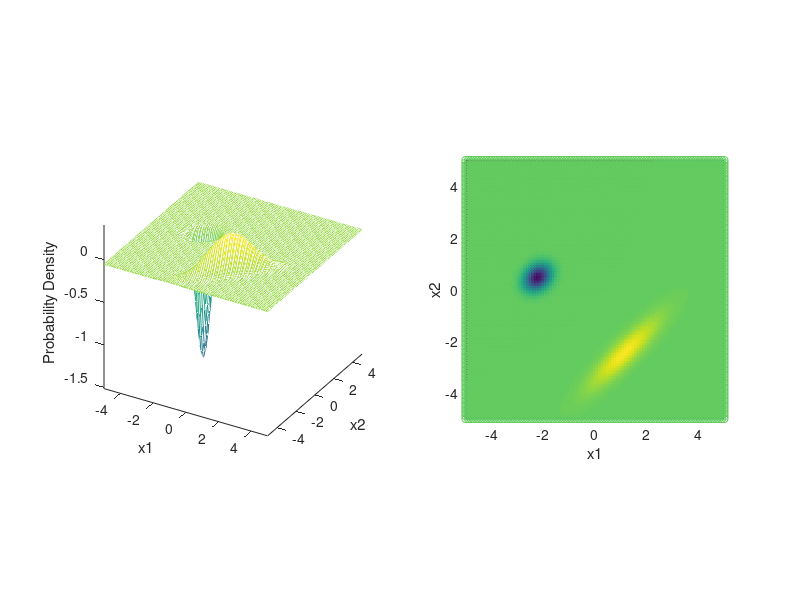

Write the MATLAB code that produced this figure.

gaus = @(X,s,m) exp(-0.5 * ((X - m)./s).^2) ./ (sqrt(2*pi) .* s);
lle = @(X,N,s,m) (-N/2)*log(2*pi) - N*log(s) - 1./(2*s'*s)*(X - m)'*(X - m);

X_1D = -5:.1:5;
X_set = cat(1,X_1D,X_1D);
N = size(X_set,1);
g = nan(size(X_set,1));

sigma1 = cov(rand(100,2))+rand;
mu1 = 5*rand(1,N)-2.5;

sigma2 = cov(rand(100,2))+rand;
mu2 = 5*rand(1,N)-2.5;

thresh = rand;

figure;
subplot(1,2,1)
hold on
axis square
[X1,X2] = meshgrid(X_1D,X_1D);
F = mvnpdf([X1(:) X2(:)],mu1,sigma1) - mvnpdf([X1(:) X2(:)],mu2,sigma2) -thresh;
F = reshape(F,length(X_1D),length(X_1D));

mesh(X_1D,X_1D,F);
caxis([min(F(:))-.5*range(F(:)),max(F(:))]);
axis([min(X_1D) max(X_1D) min(X_1D) max(X_1D) min(F(:)) max(F(:))])
xlabel('x1'); ylabel('x2'); zlabel('Probability Density');
view(30, 30)

C = mvnpdf([X1(:) X2(:)],mu1,sigma1) > mvnpdf([X1(:) X2(:)],mu2,sigma2);
C = reshape(C,length(X_1D),length(X_1D))+0;

x1 = repmat(X_1D,size(X_1D,2),1);
x2 = repmat(X_1D',1,size(X_1D,2));
subplot(1,2,2)
hold on
axis square
imagesc('XData',X_1D,'YData',X_1D,'CData',C)
scatter(x1(:),x2(:),[],F(:)-min(F(:)))
axis([min(X_1D) max(X_1D) min(X_1D) max(X_1D)])
xlabel('x1'); ylabel('x2');